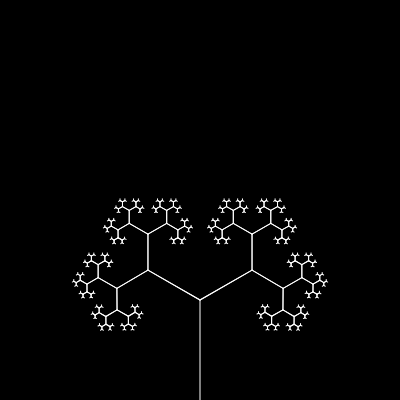
Frame 1 (no input)
Frame 60 (no input): identical to frame 1, image omitted
Frame 120 (the mouse pressed at the canvas centre since frame 60): identical to frame 1, image omitted

The p5.js sketch that drew this single still picture (run headless with seeded random() and noise() and a simulated clock; from frame 60 on, the mouse is pressed at the canvas centre):

// p5.js sketch
// ── sketch.js
//
// 1setup enviorment
// 2translate to the middle-bottom and draw a verticle line

let len;
let angle=0;
let slider;

function setup() {
    createCanvas(400, 400);
    len = 100;
    slider=createSlider(0,TWO_PI,PI/3,0.01);
}

function draw() {
    background(0);
    translate(width / 2, height);
    angle=slider.value();
    branch(len);
}

function branch(len) {
    // 3repalce draw a verticle line as a function branch and call it
// (1)translate to the end of the line
// (2)rotate an angle to left and draw the line
// (3)rotate an angle to right and draw the line
// (4)surround (2)(3) with push and pop matrix
// (5)reduce the len of next branch
// (6)if len >num then call branch recursively
    stroke(255);
    line(0, 0, 0, -len);
    translate(0, -len);
    len *= 0.6;
    push();
    rotate(angle);
    line(0, 0, 0, -len);
    if (len > 2) {
        branch(len);
    }
    pop();
    push();

    rotate(-angle);
    line(0, 0, 0, -len);
    if (len > 2) {
        branch(len);
    }
    pop();


}
